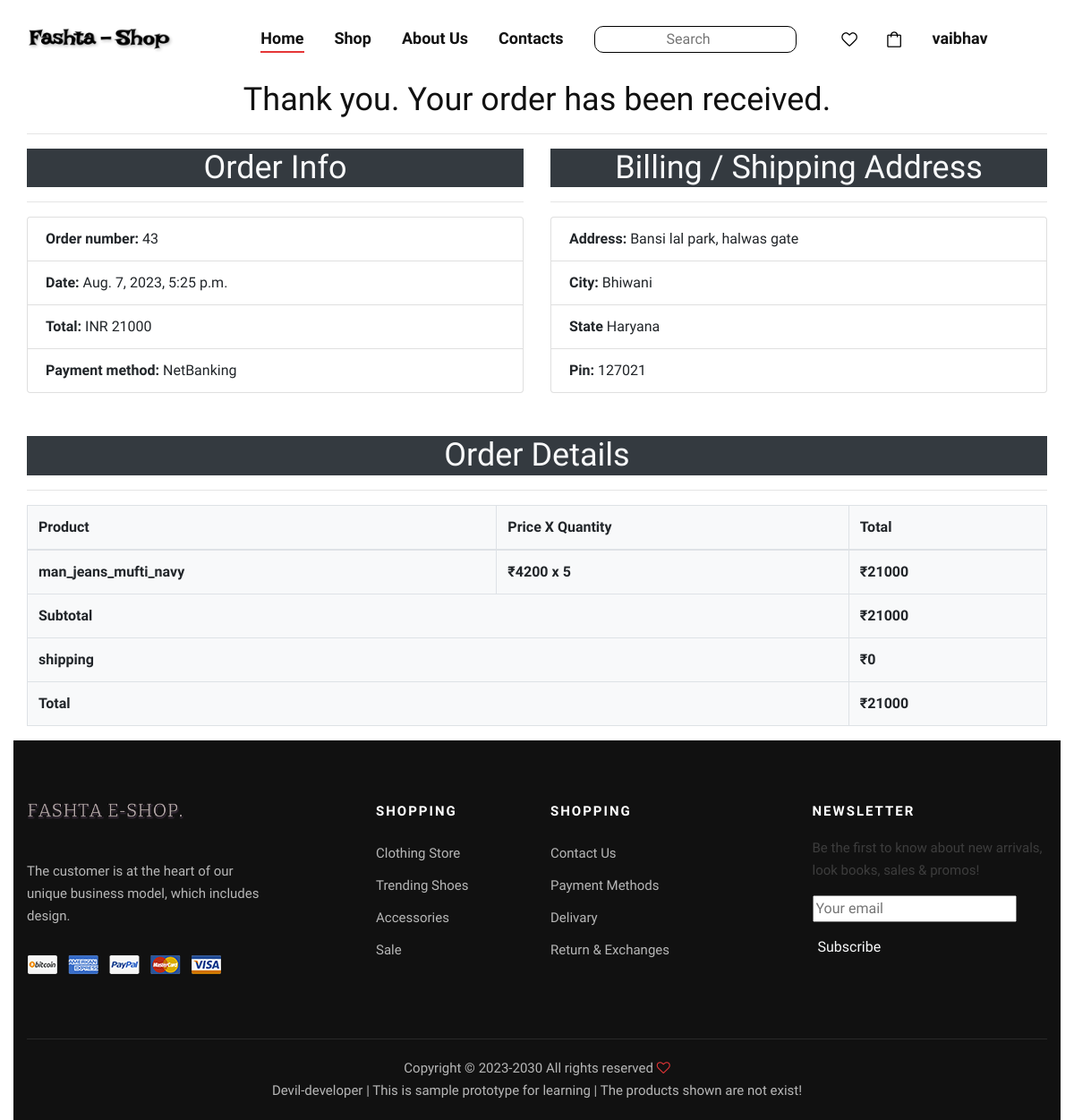
Page /confirmation/43/ (signed in) on the earlier database version.
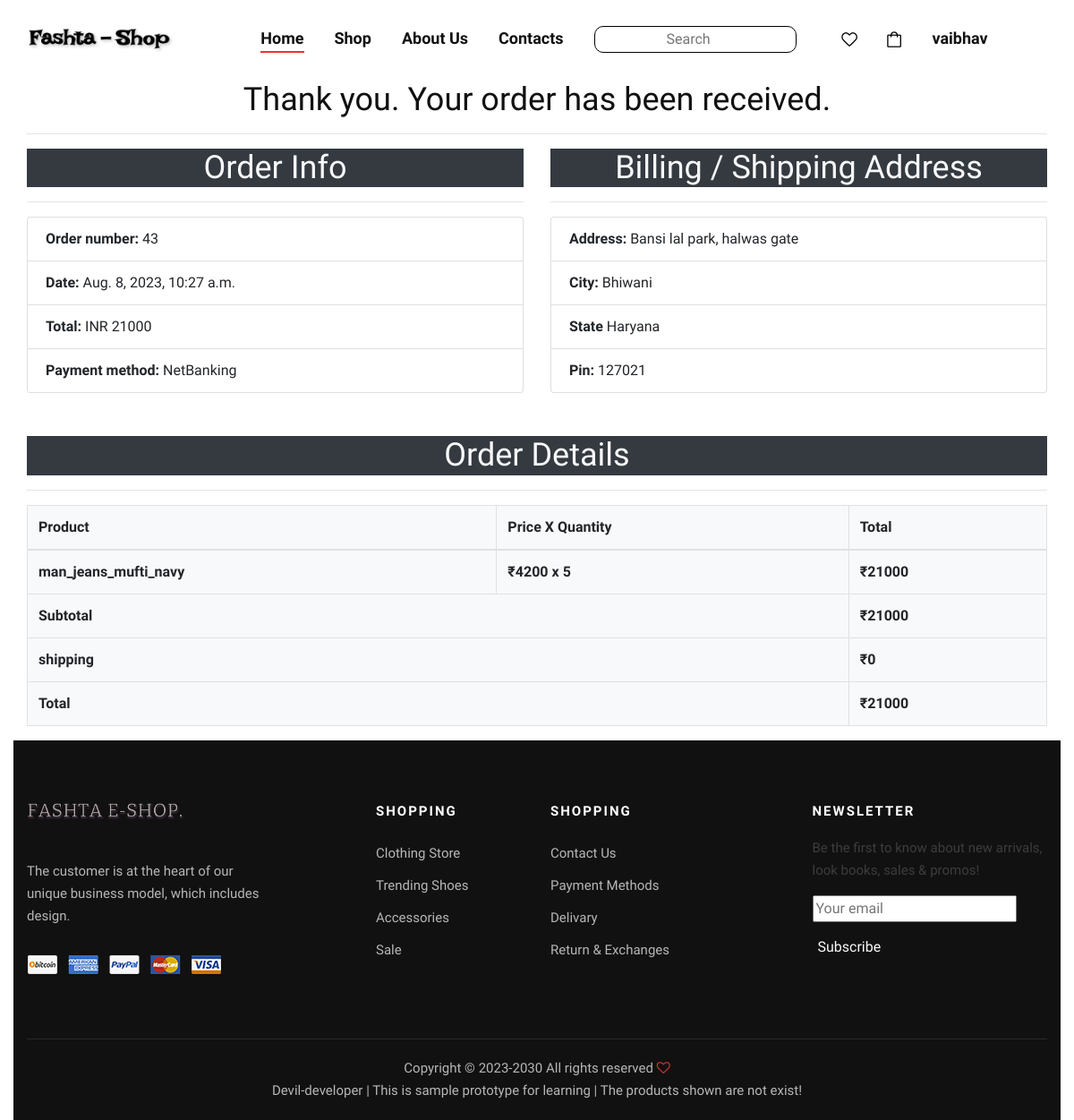
Same page on the later database version.
### mainApp/models.py (models this page shows, shortened)
class checkout(models.Model):
    id= models.AutoField(primary_key=True)
    buyer = models.ForeignKey(buyer,on_delete=models.CASCADE)
    orderstatus = models.IntegerField(choices=orderStatusOptions,default=0)
    paymentstatus = models.IntegerField(choices=paymentStatusOptions,default=0)
    paymentmode = models.IntegerField(choices=paymentModeOptions,default=0)
    subtotal = models.IntegerField()
    shipping = models.IntegerField()
    total = models.IntegerField()
    rppid = models.CharField(max_length=20,default="",null=True,blank=True)
    date = models.DateTimeField(auto_now=True)
    name = models.CharField(max_length=100,default="")
    address = models.CharField(max_length=200,default="")
    city = models.CharField(max_length=100,default="")
    state = models.CharField(max_length=100,default="")
    pin = models.CharField(max_length=10,default="")
    phone = models.CharField(max_length=15,default="")
    email = models.EmailField(max_length=100,default="")

### mainApp/views.py (the view)
# urls.py: path("confirmation/<int:id>/",views.confirmationPage,name="confirmation"),
@login_required(login_url="/login/")
def confirmationPage(Request,id):
    try:
        Buyer = buyer.objects.get(username=Request.user.username)
        co = checkout.objects.get(id=id)
        cart = checkOutProduct.objects.filter(checkout=co)
        subtotal = 0
        shipping = 0
        total = 0
        for item in cart:
            subtotal = subtotal + item.total
        if(subtotal>0 and subtotal<1000):
            shipping = 150
        total = subtotal+shipping
        return render(Request,"confirmation.html",{'cart':cart,'subtotal':subtotal,'shipping':shipping,'total':total,'buyer':Buyer,'checkout':co})
    except:
        return HttpResponseRedirect("/admin/")

### mainApp/templatetags/mycustomfilters.py (called while the page is built)
@register.filter(name="paymentMode")
def paymentMode(Request,num):
    if(num == 0):
        return "COD"
    else:
        return "NetBanking"

### mainApp/templates/confirmation.html (shortened to what this page needs)
{% extends 'index.html' %}
{% load mycustomfilters %}
{% block body %}
<div class="container">
    <div class="row">
        <div class="col-md-12">
            <div class="order_tittle text-center">
                <h2>Thank you. Your order has been received.</h2>
                <hr>
            </div>
        </div>
        <div class="col-md-6">
            <h2 class="text-center text-light bg-dark">Order Info</h2>
            <hr>
            <ul class="list-group">
                <li class="list-group-item">
                    <span class="font-weight-bold">Order number:</span> {{ checkout.id }}
                </li>
                <li class="list-group-item">
                    <span class="font-weight-bold">Date:</span> {{ checkout.date }}
                </li>
                <li class="list-group-item">
                    <span class="font-weight-bold">Total:</span> INR {{ checkout.total }}
                </li>
                <li class="list-group-item">
                    <span class="font-weight-bold">Payment method:</span> {{ request|paymentMode:checkout.paymentmode }}
                </li>
            </ul>
        </div>
        <div class="col-md-6">
            <h2 class="text-center bg-dark text-light">Billing / Shipping Address</h2>
            <hr>
            <ul class="list-group">
                <li class="list-group-item">
                    <span class="font-weight-bold">Address:</span> {{ checkout.address }}
                </li>
                <li class="list-group-item">
                    <span class="font-weight-bold">City:</span> {{ checkout.city }}
                </li>
                <li class="list-group-item">
                    <span class="font-weight-bold">State</span> {{ checkout.state }}
                </li>
                <li class="list-group-item">
                    <span class="font-weight-bold">Pin:</span> {{ checkout.pin }}
                </li>
            </ul>
        </div>
        <div class="col-md-12 pt-5">
            <h2 class="text-center bg-dark text-light">Order Details</h2>
            <hr>
            <table class="table table-bordered bg-light">
                <thead>
                    <tr>
                        <th scope="col" colspan="2">Product</th>
                        <th scope="col">Price X Quantity</th>
                        <th scope="col">Total</th>
                    </tr>
                </thead>
                <tbody>
                    {% for item in cart %}
                    <tr>
                        <th colspan="2"><span>{{item.product.name}}</span></th>
                        <th>&#8377;{{item.product.finalprice}} x {{item.qty}}</th>
                        <th> <span>&#8377;{{item.total}}</span></th>
                    </tr>
                    {% endfor %}
                    <tr>
                        <th colspan="3">Subtotal</th>
                        <th> <span>&#8377;{{subtotal}}</span></th>
                    </tr>
                    <tr>
                        <th colspan="3">shipping</th>
                        <th><span>&#8377;{{shipping}}</span></th>
                    </tr>
                </tbody>
                <tfoot>
                    <tr>
                        <th colspan="3">Total</th>
                        <th>&#8377;{{total}}</th>
                    </tr>
                </tfoot>
            </table>
        </div>
        {% endblock %}

Differences in the rows shown:
changed checkout "NetBanking": date "Aug. 7, 2023, 5:25 p.m." → "Aug. 8, 2023, 10:27 a.m."
